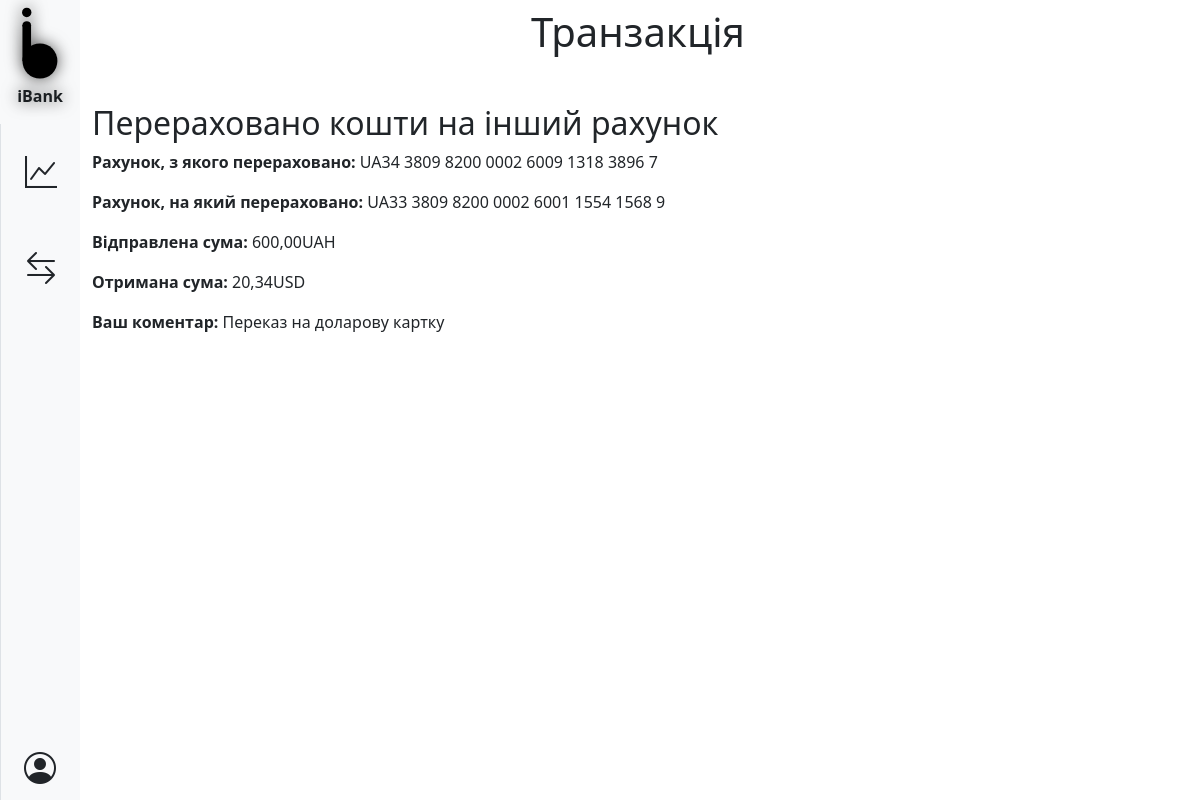
The app's page /transactions/4 (signed in) with its own data.
### bank/models.py (models this page shows, shortened)
class Transaction(models.Model):
    sender_bank_account = models.CharField(_('iban відправника'), max_length=29)
    receiver_bank_account = models.CharField(_('iban отримувача'), max_length=29)
    receiver_money = models.DecimalField(_('сума в валюті отримувача'), max_digits=100, decimal_places=2)
    sender_money = models.DecimalField(_('сума в валюті відправника'), max_digits=100, decimal_places=2)
    comment = models.CharField(_('коментар'), max_length=100)
    time = models.DateTimeField(_('час'), auto_now_add=True)
    showing_to_sender = models.BooleanField(_('Показується для відправника'), default=True)
    showing_to_receiver = models.BooleanField(_('Показується для отримувача'), default=True)
    class Meta:
        verbose_name = _('транзакція')
        verbose_name_plural = _('транзакції')

class BankAccount(models.Model):
    title = models.CharField(_("назва банківського рахунку"), max_length=30, default='Банківський рахунок')
    name = models.CharField(_("ім'я власника рахунку"), max_length=30)
    surname = models.CharField(_('прізвище власника рахунку'), max_length=30)
    patronymic = models.CharField(_('по-батькові власника рахунку'), max_length=30)
    iban = models.CharField(_('iban'), max_length=29, unique=True)
    currency = models.CharField(_('валюта'), max_length=3)
    balance = models.DecimalField(_('баланс'), max_digits=100, decimal_places=2)
    email = models.EmailField(_('електронна адреса'), null=True)
    def beautiful_iban(self):
        iban = self.iban
        return iban[0:4] + ' ' + iban[4:8] + ' ' + iban[8:12] + ' ' + iban[12:16] + ' ' + iban[16:20] + ' ' \
                         + iban[20:24] + ' ' + iban[24:28] + ' ' + iban[28]
    class Meta:
        verbose_name = _('банківський рахунок')
        verbose_name_plural = _('банківські рахунки')

### bank/views.py (the view, shortened to what this page needs)
# urls.py: path('transactions/<int:transaction_id>', views.transaction_page, name='transaction-page'),
@login_required(redirect_field_name=None)
def transaction_page(request, transaction_id):
    confirm_operation = __confirm_operation(request)
    if not confirm_operation == 'confirmed':
        return confirm_operation
    user = request.user
    try:
        transaction = Transaction.objects.get(id=transaction_id)
    except Transaction.DoesNotExist:
        return HttpResponseRedirect('/')
    try:
        sender_ba = BankAccount.objects.get(iban=transaction.sender_bank_account)
    except BankAccount.DoesNotExist:
        transaction.delete()
        return HttpResponseRedirect('/')
    try:
        receiver_ba = BankAccount.objects.get(iban=transaction.receiver_bank_account)
    except BankAccount.DoesNotExist:
        transaction.delete()
        return HttpResponseRedirect('/')
    if sender_ba.email == receiver_ba.email:
        context = {'sender_money': transaction.sender_money, 'sender_currency': sender_ba.currency,
                   'receiver_money': transaction.receiver_money, 'receiver_currency': receiver_ba.currency,
                   'sender_iban': sender_ba.beautiful_iban(), 'receiver_iban': receiver_ba.beautiful_iban(),
                   'msg': transaction.comment, 'in_account': True}
    else:
        raise Http404
    return render(request, 'transaction.html', context)

### bank/templates/transaction.html (shortened to what this page needs)
{% extends 'base.html' %}
{% block page %}
<h1 class="text-center mb-5">Транзакція</h1>
    {% if income %}
        <h2>Отримано <span class="text-success">{{ receiver_money }}{{ receiver_currency }}</span> від {{ sender }}</h2>
        <p><strong>Рахунок відправника:</strong> {{ sender_iban }}</p>
        <p><strong>Рахунок, на який надійшли кошти:</strong> {{ receiver_iban }}</p>
        {% if msg %}<p style="word-wrap: anywhere"><strong>Коментар відправника:</strong> {{ msg }}</p>{% endif %}
    {% elif in_account %}
        <h2>Перераховано кошти на інший рахунок</h2>
        <p><strong>Рахунок, з якого перераховано:</strong> {{ sender_iban }}</p>
        <p><strong>Рахунок, на який перераховано:</strong> {{ receiver_iban }}</p>
        <p><strong>Відправлена сума:</strong> {{ sender_money }}{{ sender_currency }}</p>
        <p><strong>Отримана сума:</strong> {{ receiver_money }}{{ receiver_currency }}</p>
        {% if msg %}<p style="word-wrap: anywhere"><strong>Ваш коментар:</strong> {{ msg }}</p>{% endif %}
    {% endif %}
{% endblock %}

### records on screen
Transaction: sender_money "600,00", receiver_money "20,34", comment "Переказ на доларову картку"
BankAccount: currency "UAH"
BankAccount: currency "USD"

### other values on screen
{{ sender_iban }} "UA34 3809 8200 0002 6009 1318 3896 7"
{{ receiver_iban }} "UA33 3809 8200 0002 6001 1554 1568 9"
